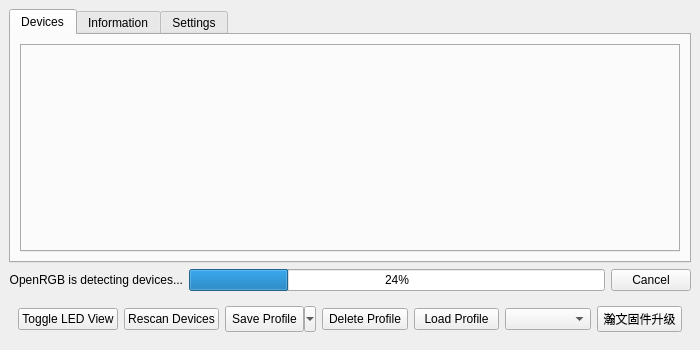
<?xml version="1.0" encoding="UTF-8"?>
<ui version="4.0">
 <class>OpenRGBDialog2Ui</class>
 <widget class="QMainWindow" name="OpenRGBDialog2Ui">
  <property name="geometry">
   <rect>
    <x>0</x>
    <y>0</y>
    <width>700</width>
    <height>350</height>
   </rect>
  </property>
  <property name="windowTitle">
   <string>OpenRGB</string>
  </property>
  <widget class="QWidget" name="centralWidget">
   <layout class="QGridLayout" name="gridLayout">
    <item row="0" column="0">
     <widget class="QTabWidget" name="MainTabBar">
      <property name="tabShape">
       <enum>QTabWidget::Rounded</enum>
      </property>
      <property name="currentIndex">
       <number>0</number>
      </property>
      <property name="iconSize">
       <size>
        <width>20</width>
        <height>20</height>
       </size>
      </property>
      <widget class="QWidget" name="TabDevices">
       <attribute name="title">
        <string>Devices</string>
       </attribute>
       <layout class="QGridLayout" name="gridLayout_3">
        <item row="1" column="0">
         <widget class="QTabWidget" name="DevicesTabBar">
          <property name="tabPosition">
           <enum>QTabWidget::West</enum>
          </property>
         </widget>
        </item>
       </layout>
      </widget>
      <widget class="QWidget" name="TabInformation">
       <attribute name="title">
        <string>Information</string>
       </attribute>
       <layout class="QGridLayout" name="gridLayout_2">
        <item row="0" column="0">
         <widget class="QTabWidget" name="InformationTabBar">
          <property name="tabPosition">
           <enum>QTabWidget::West</enum>
          </property>
          <property name="currentIndex">
           <number>-1</number>
          </property>
         </widget>
        </item>
       </layout>
      </widget>
      <widget class="QWidget" name="TabSettings">
       <attribute name="title">
        <string>Settings</string>
       </attribute>
       <layout class="QGridLayout" name="gridLayout_4">
        <item row="0" column="0">
         <widget class="QTabWidget" name="SettingsTabBar">
          <property name="tabPosition">
           <enum>QTabWidget::West</enum>
          </property>
          <property name="currentIndex">
           <number>-1</number>
          </property>
         </widget>
        </item>
       </layout>
      </widget>
     </widget>
    </item>
    <item row="1" column="0">
     <layout class="QHBoxLayout" name="DetectorLayout">
      <item>
       <widget class="QLabel" name="DetectionProgressLabel">
        <property name="text">
         <string>OpenRGB is detecting devices...</string>
        </property>
        <property name="alignment">
         <set>Qt::AlignRight|Qt::AlignTrailing|Qt::AlignVCenter</set>
        </property>
       </widget>
      </item>
      <item>
       <widget class="QProgressBar" name="DetectionProgressBar">
        <property name="value">
         <number>24</number>
        </property>
       </widget>
      </item>
      <item>
       <widget class="QPushButton" name="ButtonStopDetection">
        <property name="text">
         <string>Cancel</string>
        </property>
       </widget>
      </item>
     </layout>
    </item>
    <item row="2" column="0">
     <widget class="QFrame" name="MainButtonsFrame">
      <property name="frameShape">
       <enum>QFrame::NoFrame</enum>
      </property>
      <property name="frameShadow">
       <enum>QFrame::Raised</enum>
      </property>
      <layout class="QGridLayout" name="gridLayout_5">
       <item row="0" column="0">
        <widget class="QPushButton" name="ButtonToggleDeviceView">
         <property name="text">
          <string>Toggle LED View</string>
         </property>
        </widget>
       </item>
       <item row="0" column="1">
        <widget class="QPushButton" name="ButtonRescan">
         <property name="text">
          <string>Rescan Devices</string>
         </property>
        </widget>
       </item>
       <item row="0" column="2">
        <widget class="QToolButton" name="ButtonSaveProfile">
         <property name="sizePolicy">
          <sizepolicy hsizetype="Minimum" vsizetype="Minimum">
           <horstretch>0</horstretch>
           <verstretch>0</verstretch>
          </sizepolicy>
         </property>
         <property name="text">
          <string>Save Profile</string>
         </property>
         <property name="popupMode">
          <enum>QToolButton::MenuButtonPopup</enum>
         </property>
        </widget>
       </item>
       <item row="0" column="3">
        <widget class="QPushButton" name="ButtonDeleteProfile">
         <property name="text">
          <string>Delete Profile</string>
         </property>
        </widget>
       </item>
       <item row="0" column="4">
        <widget class="QPushButton" name="ButtonLoadProfile">
         <property name="text">
          <string>Load Profile</string>
         </property>
        </widget>
       </item>
       <item row="0" column="5">
        <widget class="QComboBox" name="ProfileBox"/>
       </item>
       <item row="0" column="6">
        <widget class="QPushButton" name="pushButton">
         <property name="text">
          <string>瀚文固件升级</string>
         </property>
        </widget>
       </item>
      </layout>
     </widget>
    </item>
   </layout>
  </widget>
  <action name="ActionSaveProfile">
   <property name="text">
    <string>Save Profile</string>
   </property>
   <property name="toolTip">
    <string>Save Profile</string>
   </property>
  </action>
  <action name="ActionSaveProfileAs">
   <property name="text">
    <string>Save Profile As...</string>
   </property>
   <property name="toolTip">
    <string>Save Profile with custom name</string>
   </property>
  </action>
 </widget>
 <resources/>
 <connections/>
</ui>
